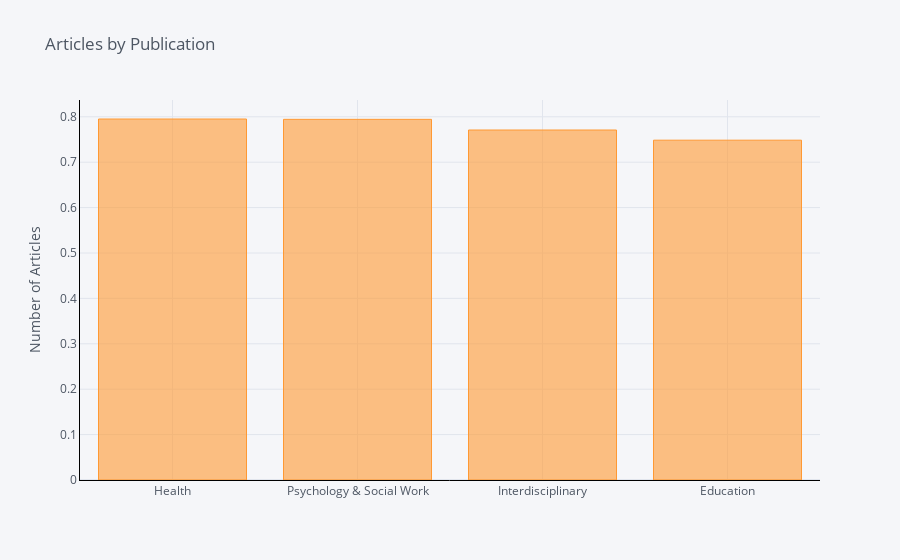

The notebook cell saved with this chart:
### Code cell
df.groupby("Major_category").mean()["ShareWomen"].nlargest(4).iplot(
    kind="bar",
    yTitle="Number of Articles",
    linecolor="black",
    title="Articles by Publication",
)

### Figure 1 — Plotly figure (JSON) as saved in the notebook; plotly's stock layout.template omitted (floating-point values rounded to 4 significant figures)
{"data": [{"marker": {"color": "rgba(255, 153, 51, 0.6)", "line": {"color": "rgba(255, 153, 51, 1.0)", "width": 1}}, "name": "ShareWomen", "orientation": "v", "text": "", "type": "bar", "x": ["Health", "Psychology & Social Work", "Interdisciplinary", "Education"], "y": [0.7952, 0.7944, 0.7709, 0.7485]}], "layout": {"legend": {"bgcolor": "#F5F6F9", "font": {"color": "#4D5663"}}, "paper_bgcolor": "#F5F6F9", "plot_bgcolor": "#F5F6F9", "title": {"font": {"color": "#4D5663"}, "text": "Articles by Publication"}, "xaxis": {"gridcolor": "#E1E5ED", "linecolor": "black", "showgrid": true, "tickfont": {"color": "#4D5663"}, "title": {"font": {"color": "#4D5663"}, "text": ""}, "zerolinecolor": "#E1E5ED"}, "yaxis": {"gridcolor": "#E1E5ED", "linecolor": "black", "showgrid": true, "tickfont": {"color": "#4D5663"}, "title": {"font": {"color": "#4D5663"}, "text": "Number of Articles"}, "zerolinecolor": "#E1E5ED"}}}
